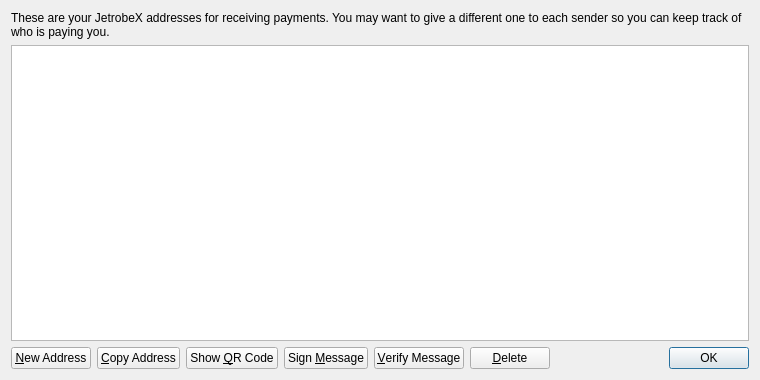
<?xml version="1.0" encoding="UTF-8"?>
<ui version="4.0">
 <class>AddressBookPage</class>
 <widget class="QWidget" name="AddressBookPage">
  <property name="geometry">
   <rect>
    <x>0</x>
    <y>0</y>
    <width>760</width>
    <height>380</height>
   </rect>
  </property>
  <property name="windowTitle">
   <string>Address Book</string>
  </property>
  <layout class="QVBoxLayout" name="verticalLayout">
   <item>
    <widget class="QLabel" name="labelExplanation">
     <property name="text">
      <string>These are your JetrobeX addresses for receiving payments. You may want to give a different one to each sender so you can keep track of who is paying you.</string>
     </property>
     <property name="textFormat">
      <enum>Qt::PlainText</enum>
     </property>
     <property name="wordWrap">
      <bool>true</bool>
     </property>
    </widget>
   </item>
   <item>
    <widget class="QTableView" name="tableView">
     <property name="contextMenuPolicy">
      <enum>Qt::CustomContextMenu</enum>
     </property>
     <property name="toolTip">
      <string>Double-click to edit address or label</string>
     </property>
     <property name="tabKeyNavigation">
      <bool>false</bool>
     </property>
     <property name="selectionMode">
      <enum>QAbstractItemView::SingleSelection</enum>
     </property>
     <property name="selectionBehavior">
      <enum>QAbstractItemView::SelectRows</enum>
     </property>
     <property name="sortingEnabled">
      <bool>true</bool>
     </property>
     <attribute name="verticalHeaderVisible">
      <bool>false</bool>
     </attribute>
    </widget>
   </item>
   <item>
    <layout class="QHBoxLayout" name="horizontalLayout">
     <item>
      <widget class="QPushButton" name="newAddressButton">
       <property name="toolTip">
        <string>Create a new address</string>
       </property>
       <property name="text">
        <string>&amp;New Address</string>
       </property>
      </widget>
     </item>
     <item>
      <widget class="QPushButton" name="copyToClipboard">
       <property name="toolTip">
        <string>Copy the currently selected address to the system clipboard</string>
       </property>
       <property name="text">
        <string>&amp;Copy Address</string>
       </property>
      </widget>
     </item>
     <item>
      <widget class="QPushButton" name="showQRCode">
       <property name="text">
        <string>Show &amp;QR Code</string>
       </property>
      </widget>
     </item>
     <item>
      <widget class="QPushButton" name="signMessage">
       <property name="toolTip">
        <string>Sign a message to prove you own a JetrobeX address</string>
       </property>
       <property name="text">
        <string>Sign &amp;Message</string>
       </property>
      </widget>
     </item>
     <item>
      <widget class="QPushButton" name="verifyMessage">
       <property name="toolTip">
        <string>Verify a message to ensure it was signed with a specified JetrobeX address</string>
       </property>
       <property name="text">
        <string>&amp;Verify Message</string>
       </property>
      </widget>
     </item>
     <item>
      <widget class="QPushButton" name="deleteButton">
       <property name="toolTip">
        <string>Delete the currently selected address from the list</string>
       </property>
       <property name="text">
        <string>&amp;Delete</string>
       </property>
      </widget>
     </item>
     <item>
      <spacer name="horizontalSpacer">
       <property name="orientation">
        <enum>Qt::Horizontal</enum>
       </property>
       <property name="sizeHint" stdset="0">
        <size>
         <width>40</width>
         <height>20</height>
        </size>
       </property>
      </spacer>
     </item>
     <item>
      <widget class="QDialogButtonBox" name="buttonBox">
       <property name="sizePolicy">
        <sizepolicy hsizetype="Maximum" vsizetype="Fixed">
         <horstretch>0</horstretch>
         <verstretch>0</verstretch>
        </sizepolicy>
       </property>
       <property name="standardButtons">
        <set>QDialogButtonBox::Ok</set>
       </property>
      </widget>
     </item>
    </layout>
   </item>
  </layout>
 </widget>
 <resources>
  <include location="../bitcoin.qrc"/>
 </resources>
 <connections/>
</ui>
